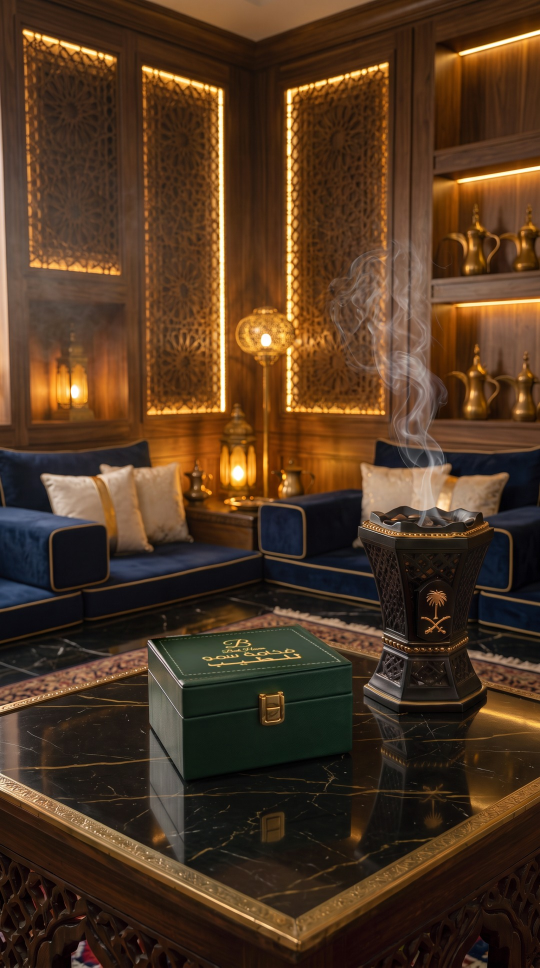
#> input picture kinam_diff/previews/d07_night_v2_final.jpg, 1080 x 1935 px, given in place of d07_night_v4_final.png, which was not available (shown at 1/2 size)
$ python fix_d7_box.py ../previews/d07_night_v2_final.jpg ../previews/d07_night_v2_final.jpg
#> lines starting #> are read from the running program, lines starting #| are printed output that depends on the picture; after the words box and inside, x2 and y2 are one past the last pixel; in counts of white or black regions, pixels touching at a corner belong together
"""D7/D8 night clip: replace Kling's box (inherited from the warped-perspective still) with the rigid frontal box of
d07_night_v4_final.png on every frame. Smoke/burner/room stay the original Kling frames. Free, local.
usage: fix_d7_box.py clips/D7_night.mp4 clips/D7_night_fixed.mp4"""
import cv2, numpy as np, sys, subprocess
H = np.load('/home/user/canva21/kinam_diff/edit/H7_still_to_clip.npy')
#> (reads kinam_diff/edit/H7_still_to_clip.npy from the repository)
new = cv2.imread('/home/user/canva21/kinam_diff/images/d07_night_v4_final.png'); old = cv2.imread('/home/user/canva21/kinam_diff/images/d07_night_v2_final.png')
#> further down, new is the input picture: shape (1935, 1080, 3); mean B, G, R 34, 54.7, 79.3
cap = cv2.VideoCapture(sys.argv[1]); W, Hh = int(cap.get(3)), int(cap.get(4)); fps = cap.get(5)
P = cv2.warpPerspective(new, H, (W, Hh)).astype(np.float32); O = cv2.warpPerspective(old, H, (W, Hh)).astype(np.float32)
#> after `P = cv2.warpPerspective(new, H, (W, Hh)).astype(np.float32)`:
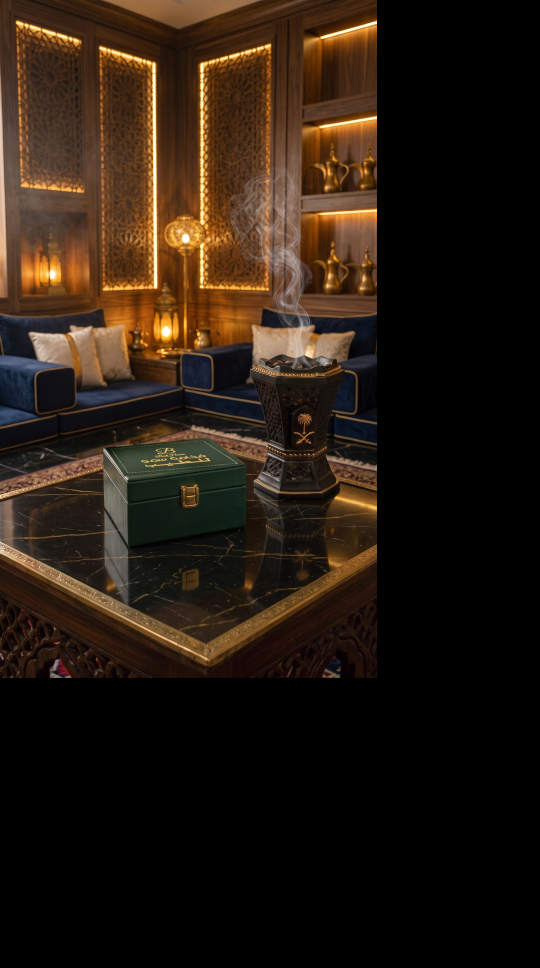
#> P: shape (1935, 1080, 3) float32 (shown at 1/2 size); mean B, G, R 16.6, 26.7, 38.8
m = np.zeros(old.shape[:2], np.float32); cv2.fillPoly(m, [np.array([[402, 1772], [1024, 1772], [1024, 2470], [402, 2470]], np.int32)], 1)
#> after `cv2.fillPoly(m, [np.array([[402, 1772], [1024, 1772], [1024, 2470], [4`:
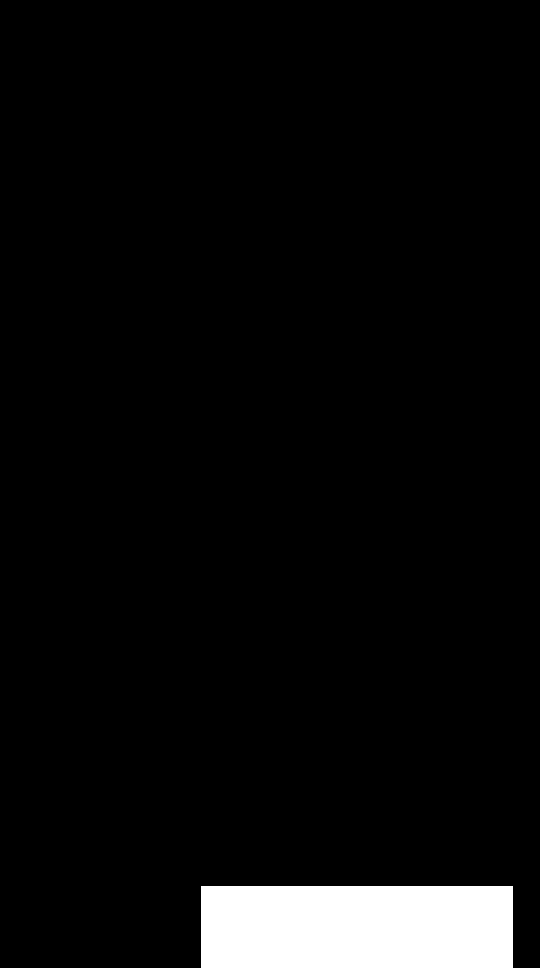
#> m: shape (1935, 1080) float32 (shown at 1/2 size); values 0 (black) and 1 (white), 4.9% white; 1 white region, box (x1, y1, x2, y2) and area: (402, 1772, 1025, 1935) 101549
m = cv2.warpPerspective(m, H, (W, Hh)); M = cv2.GaussianBlur(cv2.erode(m, np.ones((9, 9), np.uint8)), (0, 0), 5)
#> after `M = cv2.GaussianBlur(cv2.erode(m, np.ones((9, 9), np.uint8)), (0, 0), `:
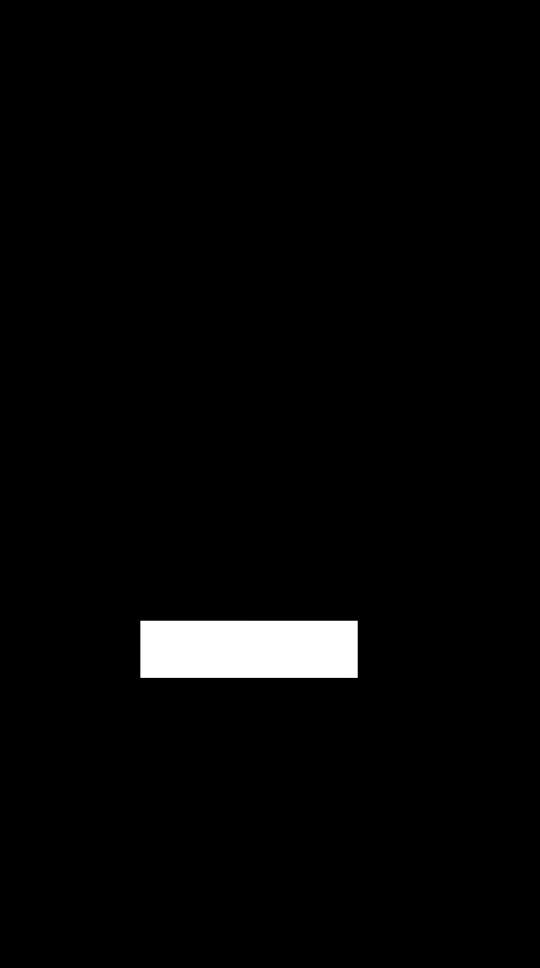
#> m: shape (1935, 1080) float32 (shown at 1/2 size); min 0, max 1, mean 0.0238
rm = cv2.GaussianBlur(m, (0, 0), 3); M[:, int(1018 * H[0, 0]):] = np.minimum(M[:, int(1018 * H[0, 0]):], rm[:, int(1018 * H[0, 0]):])
ring = (cv2.dilate(m, np.ones((41, 41), np.uint8)) > 0) & (m == 0); ring[:, int(1000 * H[0, 0]):] = False
bgmask = np.ones((Hh // 2, W // 2), np.uint8) * 255; bgmask[int(1150 / 2):int(1800 / 2), :] = 0; bgmask[:, int(W * 0.55 / 2):] = 0   # ECC: left room/table only
g0 = None; frames = []
#> (the run stopped early here; a loop or call above may not have finished)
